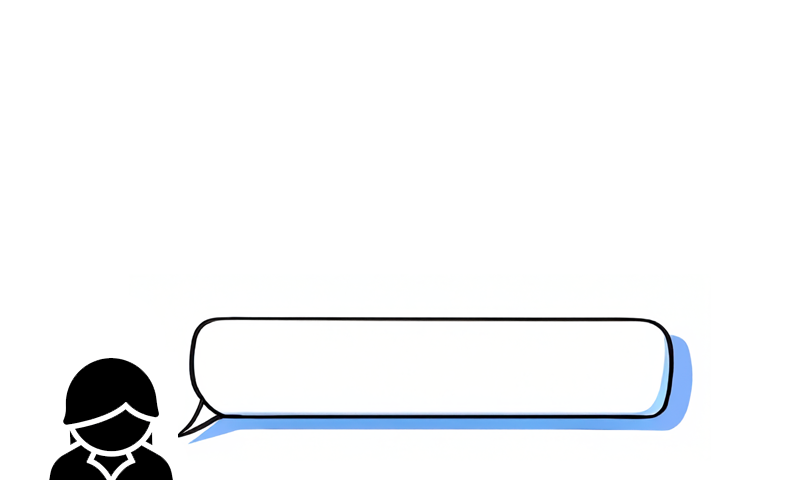
#> input picture pomdoroTimer/src/pomodoro-main/assets/images/bg_bubble.png, 800 x 480 px, found by its file name; its folder holds only this picture in this run
$ python gen_assets.py
#> lines starting #> are read from the running program, lines starting #| are printed output that depends on the picture; after the words box and inside, x2 and y2 are one past the last pixel; in counts of white or black regions, pixels touching at a corner belong together
"""
This script processes the assets directory to generate relevant C files
"""

import os
import sys
import shutil
from PIL import Image, ImageDraw, ImageFont

# Directories
ICON_INPUT_DIR = sys.argv[1] if len(sys.argv) > 1 else "assets/icons"
IMAGE_INPUT_DIR = "assets/images"  # Background images (800x480 PNGs)
OUTPUT_DIR = "src"
ICONS_DIR = os.path.join(OUTPUT_DIR, "icons")
IMAGES_DIR = os.path.join(OUTPUT_DIR, "images")
ICONS_HEADER_FILE = os.path.join(OUTPUT_DIR, "icons.h")
ICONS_SOURCE_FILE = os.path.join(ICONS_DIR, "icons.cpp")
IMAGES_AGGREGATE_HEADER_FILE = os.path.join(OUTPUT_DIR, "images.h")


def image_to_c_array(image):
    width, height = image.size
    byte_data = []
    for y in range(height):
        byte_val, bit_count = 0, 0
        for x in range(width):
            if image.getpixel((x, y)) == 0:  # BLACK pixel
                byte_val |= 1 << (7 - bit_count)
            bit_count += 1
            if bit_count == 8:
                byte_data.append(byte_val)
                byte_val, bit_count = 0, 0
        if bit_count > 0:
            byte_data.append(byte_val)
    return byte_data


# [16 lines left out: function process_icon_image, not called in this run]


def process_icons_directory(input_directory):
    if not os.path.exists(input_directory):
        print(f"❌ Directory '{input_directory}' does not exist.")
        return

    files = [
        f for f in os.listdir(input_directory) if f.lower().endswith((".bmp", ".png"))
    ]
    if not files:
        print(f"⚠ No BMP or PNG files found in '{input_directory}'.")
        return

    os.makedirs(OUTPUT_DIR, exist_ok=True)
    os.makedirs(ICONS_DIR, exist_ok=True)

    icon_names = []
    icon_data_entries = []

    with open(ICONS_SOURCE_FILE, "w") as cpp_file:
        cpp_file.write('#include "icons.h"\n\n')
        for filename in files:
            file_path = os.path.join(input_directory, filename)
            icon_slug = os.path.splitext(filename)[0]
            print(f"🔄 Processing icon {filename}...")
            c_arrays = process_icon_image(file_path)
            icon_names.append(icon_slug)
            for size, data in c_arrays.items():
                cpp_file.write(
                    f"const unsigned char icon_{icon_slug}_{size}[] = {{\n    "
                )
                for i, byte in enumerate(data):
                    cpp_file.write(f"0x{byte:02X}, ")
                    if (i + 1) % 12 == 0:
                        cpp_file.write("\n    ")
                cpp_file.write("\n};\n\n")
            icon_data_entries.append(
                f"Icon icon_{icon_slug}(icon_{icon_slug}_192, icon_{icon_slug}_128, icon_{icon_slug}_64, icon_{icon_slug}_48);"
            )
        cpp_file.write("\n".join(icon_data_entries))
        cpp_file.write("\n")

    with open(ICONS_HEADER_FILE, "w") as header_file:
        header_file.write("#ifndef ICONS_H\n#define ICONS_H\n\n")
        header_file.write('#include "icon.h"\n\n')
        for icon_slug in icon_names:
            header_file.write(f"extern Icon icon_{icon_slug};\n")
        header_file.write("\n#endif // ICONS_H\n")

    print(f"✔ Icons header file saved: {ICONS_HEADER_FILE}")
    print(f"✔ Icons source file saved: {ICONS_SOURCE_FILE}")


def process_background_image(image_path):
#> called with image_path = 'assets/images/bg_bubble.png'
    img = Image.open(image_path)
#> img is the input picture: PIL image 800x480 RGB; mean R, G, B 243.4, 244.6, 245.9
    if img.mode in ("RGBA", "LA"):
        img = img.convert("RGBA")
        new_img = Image.new("RGB", img.size, (255, 255, 255))
        new_img.paste(img, mask=img.split()[3])
        img = new_img.convert("L")
    else:
        img = img.convert("L")
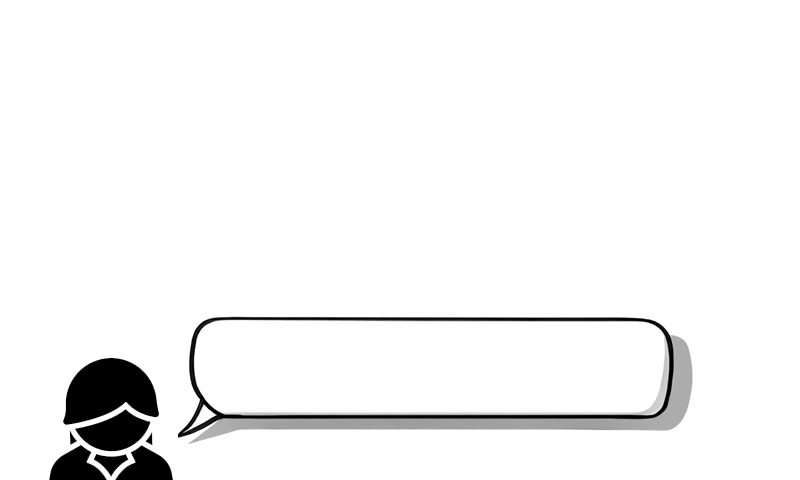
#> img: PIL image 800x480 L; min 0, max 255, mean 244.4
    # Background images are assumed to be 800x480; no resizing.
    bw_img = img.convert("1", dither=Image.FLOYDSTEINBERG)
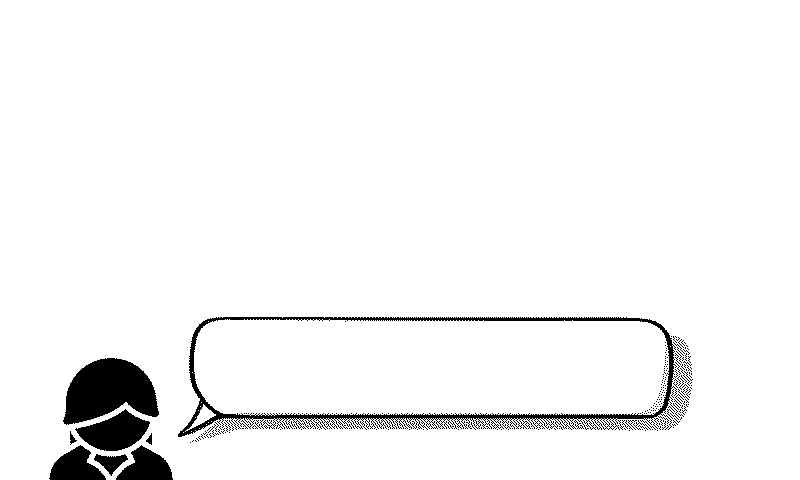
#> bw_img: PIL image 800x480 1; 95.9% white; 245 black regions (234 under 20 px), largest, box (x1, y1, x2, y2) and area: (178, 317, 680, 437) 5956, (63, 358, 159, 425) 4312, (75, 409, 150, 451) 1816
    return image_to_c_array(bw_img)


def process_images_directory(input_directory):
    if not os.path.exists(input_directory):
        print(f"❌ Directory '{input_directory}' does not exist.")
        return

    files = [f for f in os.listdir(input_directory) if f.lower().endswith(".png")]
    if not files:
        print(f"⚠ No PNG files found in '{input_directory}'.")
        return

    os.makedirs(OUTPUT_DIR, exist_ok=True)
    os.makedirs(IMAGES_DIR, exist_ok=True)

    image_slugs = []

    for filename in files:
        file_path = os.path.join(input_directory, filename)
        image_slug = os.path.splitext(filename)[0]
        image_slugs.append(image_slug)
        print(f"🔄 Processing background image {filename}...")
        c_array = process_background_image(file_path)
#> c_array = 48000 items
        header_filename = f"image_{image_slug}.h"
        header_filepath = os.path.join(IMAGES_DIR, header_filename)
        include_guard = f"IMAGE_{image_slug.upper()}_H"
        with open(header_filepath, "w") as header_file:
            header_file.write(f"#ifndef {include_guard}\n#define {include_guard}\n\n")
            header_file.write(f"const unsigned char image_{image_slug}[] = {{\n    ")
            for i, byte in enumerate(c_array):
                header_file.write(f"0x{byte:02X}, ")
                if (i + 1) % 12 == 0:
                    header_file.write("\n    ")
            header_file.write("\n};\n\n")
            header_file.write(f"#endif // {include_guard}\n")
        print(f"✔ Background image header saved: {header_filepath}")

    # Create a single aggregated header for all background images.
    with open(IMAGES_AGGREGATE_HEADER_FILE, "w") as agg_header:
        agg_header.write("#ifndef IMAGES_H\n#define IMAGES_H\n\n")
        for slug in image_slugs:
            agg_header.write(f'#include "images/image_{slug}.h"\n')
        agg_header.write("\n#endif // IMAGES_H\n")
    print(f"✔ Aggregated images header saved: {IMAGES_AGGREGATE_HEADER_FILE}")

## claude code
# [66 lines left out: function generate_gfx_font, not called in this run]
  ## end claude's additions

def process_font(font_name, sizes):
    """Process a font file in multiple sizes using fontconvert."""
    font_path = os.path.join("assets/fonts", font_name)
    if not os.path.exists(font_path):
        print(f"❌ Font file not found: {font_path}")
        return

    output_dir = os.path.join(OUTPUT_DIR, "fonts")
    os.makedirs(output_dir, exist_ok=True)

    for size in sizes:
        # Replace hyphens with underscores in the output filename
        base_name = os.path.splitext(font_name)[0].replace("-", "_")
        output_name = f"{base_name}{size}pt7b"
        output_path = os.path.join(output_dir, f"{output_name}.h")

        # [7 lines of commented-out code are left out]
        try:
            generate_gfx_font(font_path, size, output_path)
            print(f"✔ Generated font header: {output_path}")
        except Exception as e:
            print(f"❌ Failed to generate font: {output_path} - {e}")

##todo: fix fonts, this was not in src.
def process_fonts():
    print("🔄 Processing fonts...")

    # Clean up existing fonts directory
    fonts_dir = os.path.join(OUTPUT_DIR, "fonts")
    if os.path.exists(fonts_dir):
        print(f"🗑 Removing existing fonts directory: {fonts_dir}")
        shutil.rmtree(fonts_dir)

    # Process only the fonts that are actually used in the project
    fonts_to_process = {
        "FunnelDisplay-Regular.ttf": [14],
        "FunnelDisplay-Bold.ttf": [14, 18, 24, 32, 48, 60],
        "HelvetiPixel.ttf": [16, 24],
    }

    for font_name, sizes in fonts_to_process.items():
        process_font(font_name, sizes)


# Process icons, background images, and fonts
if __name__ == "__main__":
    process_icons_directory(ICON_INPUT_DIR)
    process_images_directory(IMAGE_INPUT_DIR)
    process_fonts()

$ run again, on pomdoroTimer/src/pomodoro-main/assets/images/bg_cat.png
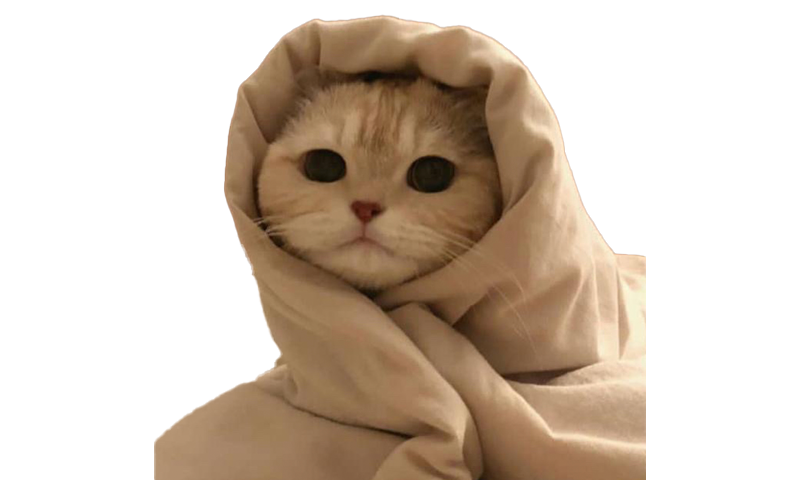
#> input picture pomdoroTimer/src/pomodoro-main/assets/images/bg_cat.png, 800 x 480 px, found by its file name
#> in process_background_image, img is the input picture: PIL image 800x480 RGBA; mean R, G, B, A 193, 170.3, 150.9, 111.2
#> in process_background_image, `img = new_img.convert("L")`:
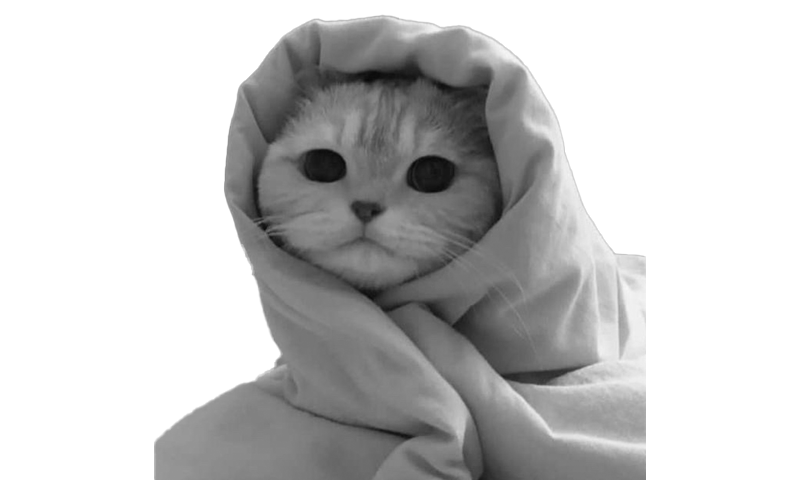
#> img: PIL image 800x480 L; min 9, max 255, mean 198.3
#> in process_background_image, `bw_img = img.convert("1", dither=Image.FLOYDSTEINBERG)`:
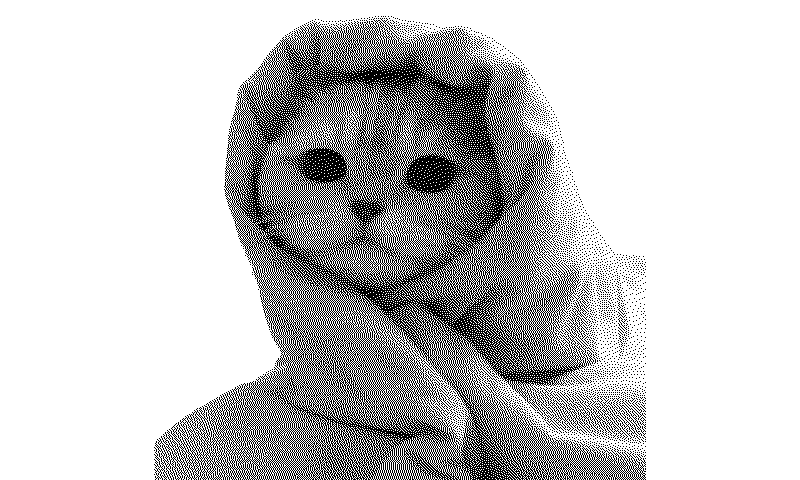
#> bw_img: PIL image 800x480 1; 77.8% white; black in thin lines or dots, all inside (x1, y1, x2, y2) = (154, 16, 646, 480)
#> c_array = 48000 items
